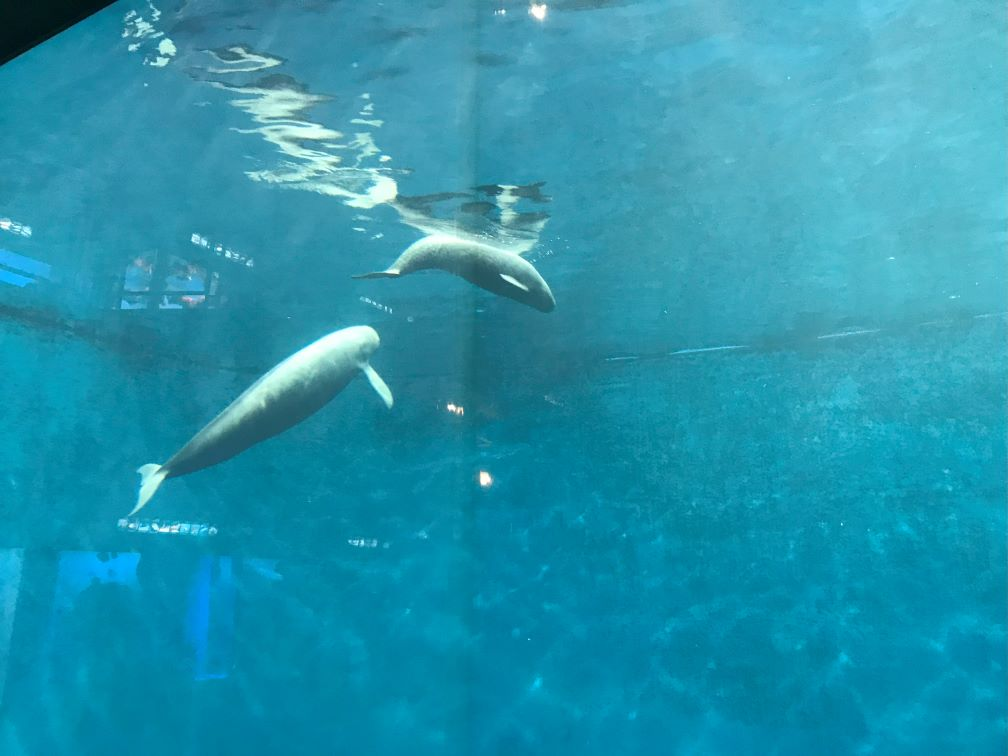
#> input picture E-Learning (Python)/opencv/image/iOS_Photo_02.jpg, 1008 x 756 px
$ python opencv_1.py
#> lines starting #> are read from the running program, lines starting #| are printed output that depends on the picture
import cv2
import matplotlib.pyplot as plt

path = "image/iOS_Photo_02.jpg"
img = cv2.imread(path)
#> img is the input picture: shape (756, 1008, 3); mean B, G, R 173.9, 148.5, 36.4
color = ("b", "g", "r")

re_size = cv2.resize(img, dsize = [600, 400])
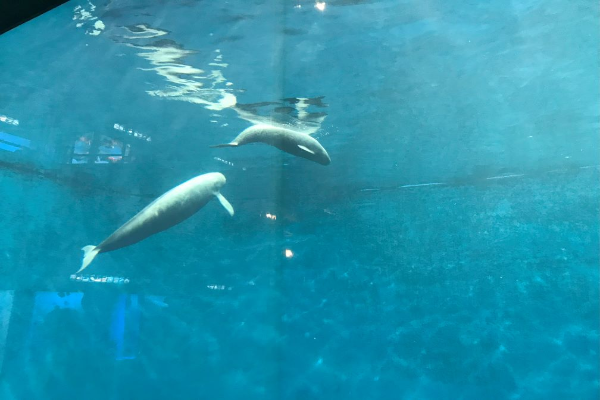
#> re_size: shape (400, 600, 3); mean B, G, R 173.7, 148.4, 36.3
cv2.imwrite('image/iOS_Photo_01_re-size.png', re_size)

# 画像の高さ
height = re_size.shape[0]
#> height = 400
# 画像の幅
width = re_size.shape[1]
#> width = 600
# 画像サイズを取得
print(f"height: {height}, width: {width}")
#| height: 400, width: 600

# cv2.imshow('imshow', img)
# cv2.imshow('imshow', tri_img)

img_color = cv2.cvtColor(re_size, cv2.COLOR_BGR2RGB)

for i, col in enumerate(color):
  histr = cv2.calcHist(images=[img_color], channels=[i],
                        mask=None, histSize=[width], ranges=[0, width])
  plt.plot(histr, color = col)
  plt.xlim([0, width])
# cv2.imshow('image', img)
plt.imshow(img_color)
plt.show()
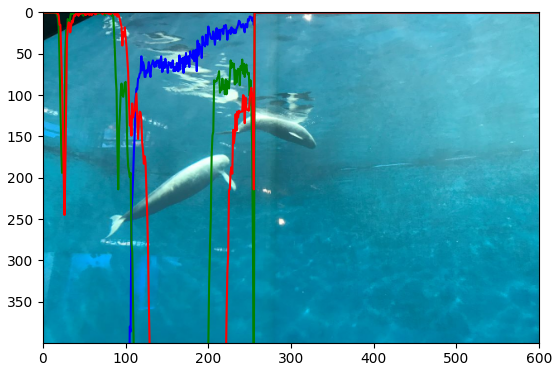
#> figure drawn by matplotlib, 1 panel

cv2.waitKey(0)
cv2.destroyAllWindows()
